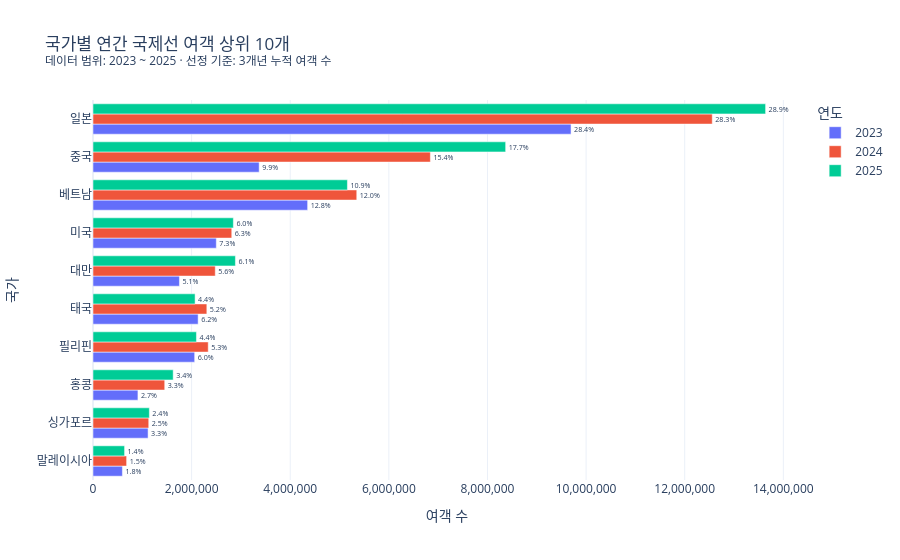

The notebook cell this image was saved under:
### Code cell
# 차트: 3개년 누적 여객 상위 10개 국가의 연간 수요를 비교한다.
country_demand_chart = yearly_country_demand_df.copy()
country_demand_chart['연도'] = country_demand_chart['연도'].astype(str)
country_order = (
    country_demand_chart[['3개년 누적 순위', '국가 원문']]
    .drop_duplicates()
    .sort_values('3개년 누적 순위')['국가 원문']
    .tolist()
)
fig = px.bar(
    country_demand_chart,
    x='여객 수',
    y='국가 원문',
    color='연도',
    text='여객 비중',
    barmode='group',
    orientation='h',
    title=chart_title(
        '국가별 연간 국제선 여객 상위 10개',
        country_demand_chart['연도'],
        '선정 기준: 3개년 누적 여객 수',
    ),
    labels={'국가 원문': '국가'},
    hover_data={
        '지역 원문': True,
        '3개년 누적 여객 수': ':,',
        '여객 비중': ':.2%',
    },
    template=PLOTLY_TEMPLATE,
)
fig.update_xaxes(tickformat=',')
fig.update_yaxes(categoryorder='array', categoryarray=country_order[::-1])
fig.update_traces(texttemplate='%{text:.1%}', textposition='outside', cliponaxis=False)
fig.update_layout(height=560, legend_title_text='연도')
fig.show(config={'displaylogo': False})

### Figure 1 — Plotly figure (JSON) as saved in the notebook; plotly's stock layout.template omitted (floating-point values rounded to 4 significant figures)
{"data": [{"alignmentgroup": "True", "cliponaxis": false, "customdata": [["일본", 35894431, 0.284], ["중국", 18580666, 0.0987], ["아시아", 14861590, 0.1275], ["미주", 8161919, 0.0732], ["아시아", 7120658, 0.0513], ["아시아", 6511002, 0.0624], ["아시아", 6496383, 0.0604], ["아시아", 3992162, 0.0267], ["아시아", 3389990, 0.0327], ["아시아", 1918449, 0.0175]], "hovertemplate": "연도=2023<br>여객 수=%{x}<br>국가=%{y}<br>여객 비중=%{customdata[2]:.2%}<br>지역 원문=%{customdata[0]}<br>3개년 누적 여객 수=%{customdata[1]:,}<extra></extra>", "legendgroup": "2023", "marker": {"color": "#636efa", "pattern": {"shape": ""}}, "name": "2023", "offsetgroup": "2023", "orientation": "h", "showlegend": true, "text": [0.284, 0.0987, 0.1275, 0.0732, 0.0513, 0.0624, 0.0604, 0.0267, 0.0327, 0.0175], "textposition": "outside", "texttemplate": "%{text:.1%}", "type": "bar", "x": [9695000.0, 3370000.0, 4353000.0, 2501000.0, 1753000.0, 2132000.0, 2062000.0, 911300.0, 1117000.0, 596200.0], "xaxis": "x", "y": ["일본", "중국", "베트남", "미국", "대만", "태국", "필리핀", "홍콩", "싱가포르", "말레이시아"], "yaxis": "y"}, {"alignmentgroup": "True", "cliponaxis": false, "customdata": [["일본", 35894431, 0.2828], ["중국", 18580666, 0.1541], ["아시아", 14861590, 0.1204], ["미주", 8161919, 0.0634], ["아시아", 7120658, 0.0558], ["아시아", 6511002, 0.052], ["아시아", 6496383, 0.0526], ["아시아", 3992162, 0.0328], ["아시아", 3389990, 0.0255], ["아시아", 1918449, 0.0154]], "hovertemplate": "연도=2024<br>여객 수=%{x}<br>국가=%{y}<br>여객 비중=%{customdata[2]:.2%}<br>지역 원문=%{customdata[0]}<br>3개년 누적 여객 수=%{customdata[1]:,}<extra></extra>", "legendgroup": "2024", "marker": {"color": "#EF553B", "pattern": {"shape": ""}}, "name": "2024", "offsetgroup": "2024", "orientation": "h", "showlegend": true, "text": [0.2828, 0.1541, 0.1204, 0.0634, 0.0558, 0.052, 0.0526, 0.0328, 0.0255, 0.0154], "textposition": "outside", "texttemplate": "%{text:.1%}", "type": "bar", "x": [12560000.0, 6842000.0, 5349000.0, 2814000.0, 2480000.0, 2309000.0, 2337000.0, 1455000.0, 1131000.0, 681800.0], "xaxis": "x", "y": ["일본", "중국", "베트남", "미국", "대만", "태국", "필리핀", "홍콩", "싱가포르", "말레이시아"], "yaxis": "y"}, {"alignmentgroup": "True", "cliponaxis": false, "customdata": [["일본", 35894431, 0.2889], ["중국", 18580666, 0.1772], ["아시아", 14861590, 0.1093], ["미주", 8161919, 0.0603], ["아시아", 7120658, 0.0612], ["아시아", 6511002, 0.0438], ["아시아", 6496383, 0.0444], ["아시아", 3992162, 0.0344], ["아시아", 3389990, 0.0242], ["아시아", 1918449, 0.0136]], "hovertemplate": "연도=2025<br>여객 수=%{x}<br>국가=%{y}<br>여객 비중=%{customdata[2]:.2%}<br>지역 원문=%{customdata[0]}<br>3개년 누적 여객 수=%{customdata[1]:,}<extra></extra>", "legendgroup": "2025", "marker": {"color": "#00cc96", "pattern": {"shape": ""}}, "name": "2025", "offsetgroup": "2025", "orientation": "h", "showlegend": true, "text": [0.2889, 0.1772, 0.1093, 0.0603, 0.0612, 0.0438, 0.0444, 0.0344, 0.0242, 0.0136], "textposition": "outside", "texttemplate": "%{text:.1%}", "type": "bar", "x": [13640000.0, 8369000.0, 5160000.0, 2847000.0, 2888000.0, 2070000.0, 2098000.0, 1626000.0, 1142000.0, 640500.0], "xaxis": "x", "y": ["일본", "중국", "베트남", "미국", "대만", "태국", "필리핀", "홍콩", "싱가포르", "말레이시아"], "yaxis": "y"}], "layout": {"barmode": "group", "height": 560, "legend": {"title": {"text": "연도"}, "tracegroupgap": 0}, "title": {"text": "국가별 연간 국제선 여객 상위 10개<br><sup>데이터 범위: 2023 ~ 2025 · 선정 기준: 3개년 누적 여객 수</sup>"}, "xaxis": {"anchor": "y", "domain": [0, 1], "tickformat": ",", "title": {"text": "여객 수"}}, "yaxis": {"anchor": "x", "categoryarray": ["말레이시아", "싱가포르", "홍콩", "필리핀", "태국", "대만", "미국", "베트남", "중국", "일본"], "categoryorder": "array", "domain": [0, 1], "title": {"text": "국가"}}}}
